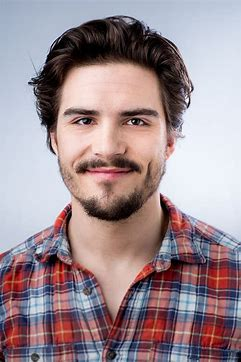
#> input picture sample_img/download.jpg, 241 x 362 px
$ python -i main_app.py   (imports and definitions only)
#> lines starting #> are read from the running program, lines starting #| are printed output that depends on the picture; after the words box and inside, x2 and y2 are one past the last pixel; in counts of white or black regions, pixels touching at a corner belong together
#> further down, picture is the input picture: shape (362, 241, 3); mean B, G, R 146.6, 140.9, 158.5
import streamlit as st
from PIL import Image
import numpy as np
import cv2
from io import BytesIO

# Set page configuration
# [1 line not run here, left out]

# Load CSS
# [31 lines left out: functions local_css, apply_watercolor, apply_pencil_sketch, not called in this run]

def apply_cartoon(inp_img):
    """Applies a cartoon effect to the image."""
    # Reduce the color palette
    color = cv2.bilateralFilter(inp_img, 9, 300, 300)
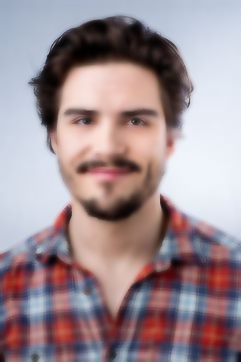
#> color: shape (362, 241, 3); mean B, G, R 146.6, 140.9, 158.5
    # Detect edges
    gray = cv2.cvtColor(inp_img, cv2.COLOR_BGR2GRAY)
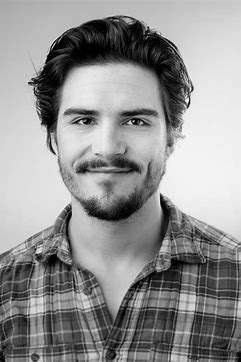
#> gray: shape (362, 241); min 0, max 254, mean 146.8
    gray = cv2.medianBlur(gray, 5)
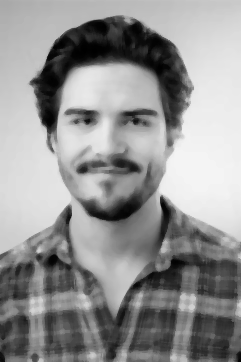
#> gray: shape (362, 241); min 0, max 244, mean 146.9
    edges = cv2.adaptiveThreshold(gray, 255, cv2.ADAPTIVE_THRESH_MEAN_C, cv2.THRESH_BINARY, 9, 9)
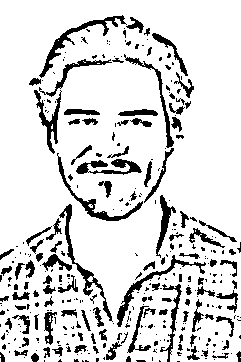
#> edges: shape (362, 241); 85.1% white; 348 black regions (235 under 20 px), largest, box (x1, y1, x2, y2) and area: (39, 15, 127, 78) 668, (59, 204, 113, 322) 654, (117, 255, 206, 327) 602
    # Combine color and edges
    cartoon = cv2.bitwise_and(color, color, mask=edges)
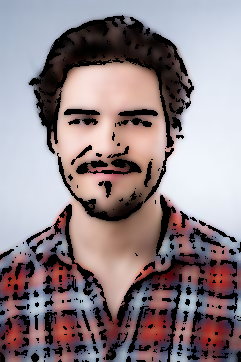
#> cartoon: shape (362, 241, 3); mean B, G, R 134.9, 130.1, 144.1
    return cartoon

# [96 lines left out: functions apply_sepia, apply_hdr, apply_sharpen, main, not called in this run]

# [2 lines not run here, left out]

>>> import cv2
>>> picture = cv2.imread('sample_img/download.jpg')
>>> result = apply_cartoon(picture)
